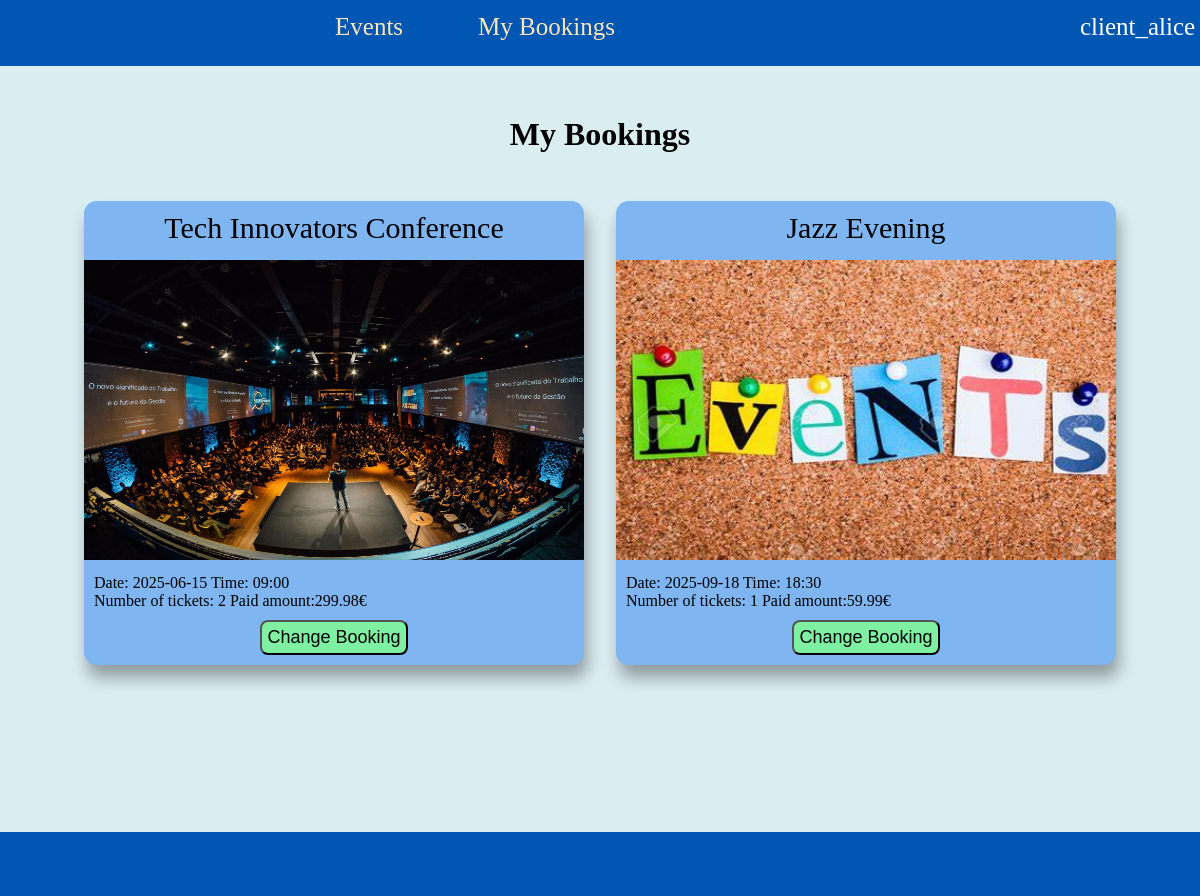
The page /EventCompanySYS/html/guest/MyBookings.php (signed in) on the database its author committed.
### tables this page shows
CREATE TABLE `bookings` (
  `bookingID` tinyint(3) unsigned NOT NULL AUTO_INCREMENT,
  `email` varchar(50) DEFAULT NULL,
  `eventid` tinyint(3) unsigned DEFAULT NULL,
  `numberOfTickets` tinyint(3) unsigned DEFAULT NULL,
  `price` decimal(10,2) DEFAULT NULL,
  `status` enum('A','C','P') DEFAULT 'A',
  PRIMARY KEY (`bookingID`),
  KEY `fk_event` (`eventid`),
  CONSTRAINT `fk_event` FOREIGN KEY (`eventid`) REFERENCES `events` (`eventID`)
);

CREATE TABLE `events` (
  `eventID` tinyint(3) unsigned NOT NULL AUTO_INCREMENT,
  `name` varchar(50) DEFAULT NULL,
  `eventType` varchar(2) NOT NULL,
  `clientID` tinyint(3) unsigned DEFAULT NULL,
  `description` text DEFAULT NULL,
  `venueid` tinyint(3) unsigned DEFAULT NULL,
  `eventDate` date DEFAULT NULL,
  `startTime` varchar(5) DEFAULT NULL,
  `duration` smallint(5) unsigned DEFAULT NULL,
  `capacity` smallint(5) unsigned DEFAULT NULL,
  `tickets` smallint(5) unsigned DEFAULT NULL,
  `availableTickets` int(11) DEFAULT NULL,
  `price` decimal(10,2) DEFAULT NULL,
  `filepath` text NOT NULL,
  `status` enum('A','C','P') DEFAULT 'A',
  PRIMARY KEY (`eventID`),
  KEY `fk_eventType` (`eventType`),
  KEY `fk_client` (`clientID`),
  KEY `fk_venue` (`venueid`),
  CONSTRAINT `fk_client` FOREIGN KEY (`clientID`) REFERENCES `clients` (`clientID`),
  CONSTRAINT `fk_eventType` FOREIGN KEY (`eventType`) REFERENCES `eventtypes` (`typeID`),
  CONSTRAINT `fk_venue` FOREIGN KEY (`venueid`) REFERENCES `venues` (`venueID`)
);

### EventCompanySYS/html/guest/showBookings.php (the view)
<?php
    include_once("../pdo-conn.php");
    $sql = "SELECT Events.name, Events.eventType, Events.description, Events.eventDate, Events.startTime, Events.duration, Events.filepath, Bookings.*
            FROM Bookings
            JOIN Events ON Bookings.eventid = Events.eventID
            WHERE Bookings.email = :bEmail";
    $stmt = $pdo->prepare($sql);
    $stmt->bindValue(':bEmail', $email);
    $stmt->execute();
    $bookings = $stmt->fetchAll(PDO::FETCH_ASSOC);
    if ($bookings)
    {
        foreach ($bookings as $row)
        {
            ?>
                <div class="frame" id ="redirect">
                    <p id="optionName"><?php echo($row['name'])  ?></p>
                    <img id="banner" src="<?php echo("../../" . $row['filepath']) ?>">
                    <div class= "description">
                        <p><?php echo("Date: " . $row['eventDate'] . " Time: " .substr($row['startTime'], 0, 5)) ?></p>
                        <p><?php echo("Number of tickets: " . $row['numberOfTickets'] . " Paid amount:" . $row['price'] . "€" ) ?></p>
                    </div>
                    <div class="buttons">
                        <button id="action">Change Booking</button>
                    </div>
                </div>
            <?php
        }
    }
?>

### EventCompanySYS/additionalHtml/guestHeader.php (shortened to what this page needs)
<?php
  if (isset($_SESSION['username'])){$userName = $_SESSION['username'];}
  else{$userName = null;}
?>
<!DOCTYPE html>
<html lang='en'>
  <head>
    <link rel="stylesheet" href="../../css/headerAndNav.css">
    <link rel="stylesheet" href="../../css/footer.css">
    <link rel="stylesheet" href="../../css/bookTicket.css">
    <link rel="stylesheet" href="../../css/index.css">
    <link rel="stylesheet" href="css/index.css">
  </head>
<body>
  <nav>
    <div class="navBar">
      <a href="../../Index.php" class="dropdown-toggle">Events</a>
      <a href="MyBookings.php" class="dropdown-toggle">My Bookings</a>
    </div>
    <div class="login">
      <div class="dropdown-container">
        <?php
          if (empty($userName))
          {
            echo '<p><a href="html/LoginForm.php">Log in</a></p>';
          }
          else
          {
        ?>
          <a class="dropdown-toggle"><?php echo htmlspecialchars($userName); ?></a>
        <?php } ?>
      </div>
    </div>
  </nav>

### EventCompanySYS/html/guest/MyBookings.php (shortened to what this page needs)
<?php
    require("../../additionalhtml/guestHeader.php");
    if(isset($_SESSION['userEmail']))
    {
        $email = $_SESSION['userEmail'];
    }
    else{$email = "";}
    ?>
    <h1>My Bookings</h1>
        <div>
            <div class= "listOfEvents">
                <?php
                    include("showBookings.php");
                ?>
            </div>
        </div>
    </body>
</html>

### EventCompanySYS/css/headerAndNav.css (style rules this page uses)
* { margin: 0; padding: 0; }
body { position: relative; min-height: 100vh; background-color: #daedf1; padding-bottom: 6em; }
nav { display: flex; flex-direction: row; justify-content: space-between; font-size: 25px; text-align: center; background-color: #0056b3; color: white; padding: 0.5em 0em 1em 0em; margin-bottom: 2em; }
a:link, a:visited { color: #ffe4b8; text-decoration: none; }
.navBar { flex: 1; align-items: center; justify-content: center; gap: 3em; display: flex; }
.login { width: 5em; margin-left: 5em; }
.dropdown-container { position: relative; }
.dropdown-toggle { cursor: pointer; }

### EventCompanySYS/css/footer.css (style rules this page uses)
#footer { position: absolute; text-align: center; bottom: 0; width: 100%; background-color: #0056b3; height: 4rem; }

### EventCompanySYS/css/bookTicket.css (style rules this page uses)
.description { text-align: left; }

### EventCompanySYS/css/index.css (style rules this page uses)
#banner { width: 500px; height: 300px; padding: 10px 0px 10px 0px; }
#optionName { margin: 10px 0px 5px 0px; font-size: 30px; text-align: center; }
.listOfEvents { justify-content: center; display: flex; flex-direction: row; flex-wrap: wrap; }
.description { margin: 0px 10px 0px 10px; }
.frame { width: 500px; border-radius: .8rem; margin: 1em; background-color: #7fb5f0; box-shadow: .2rem .8rem 1rem #0005; cursor: pointer; }
#action { background-color: #7ff0a1; border-radius: .5rem; font-size: large; padding: 5px; cursor: pointer; }
.buttons { display: flex; justify-content: center; gap: 1em; margin-top: 10px; margin-bottom: 10px; }
h1 { text-align: center; margin-bottom: 1em; }

### rows shown on the page
bookings: eventid.name "Tech Innovators Conference", eventid.filepath (picture), eventid.eventDate "2025-06-15", eventid.startTime "09:00", numberOfTickets "2", price "299.98"
bookings: eventid.name "Jazz Evening", eventid.filepath (placeholder picture), eventid.eventDate "2025-09-18", eventid.startTime "18:30", numberOfTickets "1", price "59.99"

### other values the page prints
$userName "client_alice"
